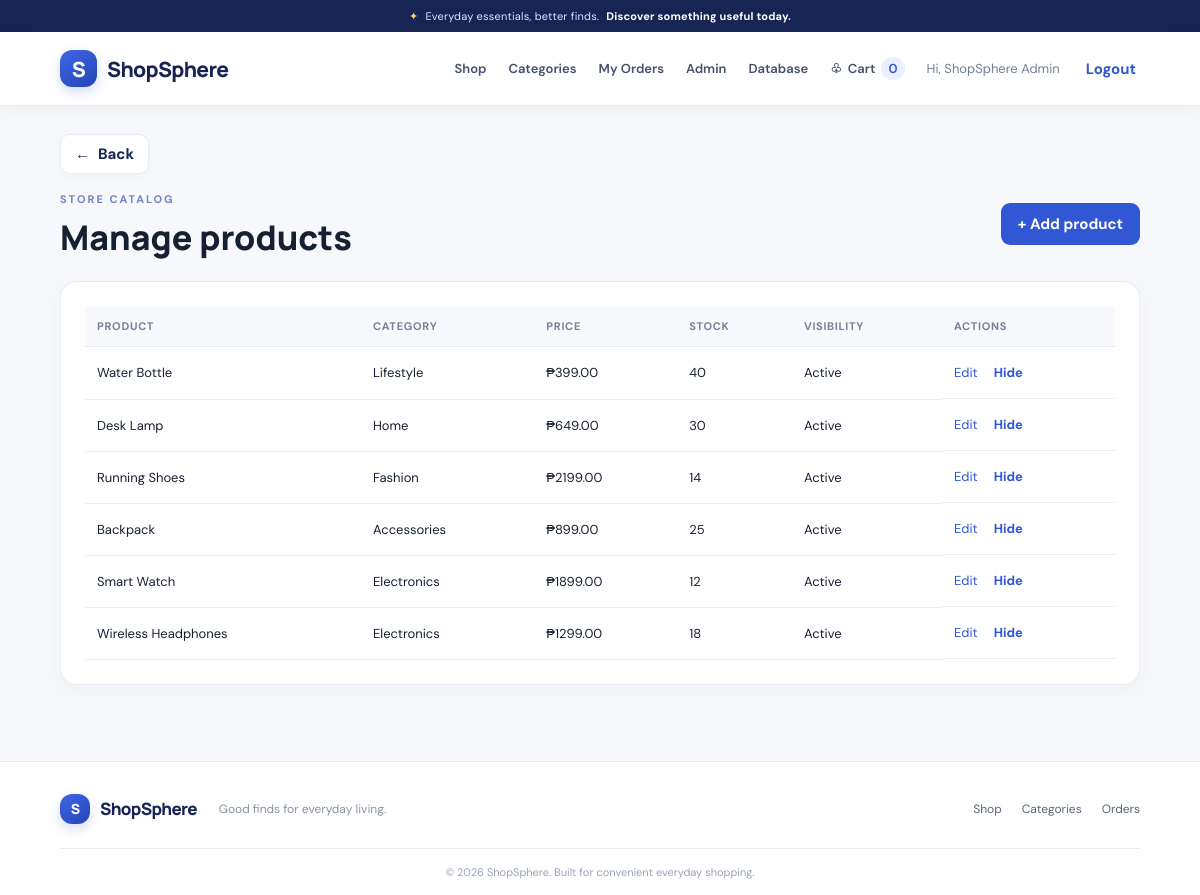
/admin/products (signed in), run on the app's committed database.
### tables this page shows
CREATE TABLE products (
            id INTEGER PRIMARY KEY AUTOINCREMENT,
            name TEXT NOT NULL,
            description TEXT NOT NULL DEFAULT '',
            category TEXT NOT NULL DEFAULT 'General',
            price REAL NOT NULL CHECK(price >= 0),
            stock INTEGER NOT NULL DEFAULT 0 CHECK(stock >= 0),
            image_url TEXT NOT NULL DEFAULT '',
            active INTEGER NOT NULL DEFAULT 1 CHECK(active IN (0, 1)),
            created_at TEXT NOT NULL DEFAULT CURRENT_TIMESTAMP
        );

### app.py (the view)
@app.route("/admin/products")
@admin_required
def admin_products():
    products = get_db().execute("SELECT * FROM products ORDER BY id DESC").fetchall()
    return render_template("admin_products.html", products=products)

### app.py (called while the page is built)
def get_db():
    if "db" not in g:
        g.db = sqlite3.connect(DATABASE, timeout=15)
        g.db.row_factory = sqlite3.Row
        g.db.execute("PRAGMA foreign_keys = ON")
        g.db.execute("PRAGMA busy_timeout = 15000")
    return g.db

def csrf_token():
    if "_csrf_token" not in session:
        session["_csrf_token"] = secrets.token_hex(24)
    return session["_csrf_token"]

@app.before_request
def protect_post_requests():
    if request.method == "POST":
        sent = request.form.get("_csrf_token", "")
        expected = session.get("_csrf_token", "")
        if not sent or not expected or not secrets.compare_digest(sent, expected):
            abort(400, description="Your form session expired. Please go back, refresh, and try again.")

def admin_required(view):
    @wraps(view)
    def wrapped(*args, **kwargs):
        if "user_id" not in session:
            flash("Please log in as an administrator.", "warning")
            return redirect(url_for("login"))
        if session.get("role") != "admin":
            abort(403)
        return view(*args, **kwargs)
    return wrapped

@app.context_processor
def inject_globals():
    count = 0
    if session.get("user_id"):
        row = get_db().execute(
            "SELECT COALESCE(SUM(quantity), 0) FROM cart_items WHERE user_id = ?",
            (session["user_id"],)
        ).fetchone()
        count = row[0] if row else 0
    return {"cart_count": count, "current_year": datetime.now().year}

### templates/admin_products.html (shortened to what this page needs)
{% extends "base.html" %}
{% block content %}
<div class="page-heading admin-heading"><div><p class="eyebrow">STORE CATALOG</p><h1>Manage products</h1></div><a class="btn btn-primary" href="{{ url_for('product_form') }}">+ Add product</a></div>
<div class="panel table-wrap"><table><thead><tr><th>Product</th><th>Category</th><th>Price</th><th>Stock</th><th>Visibility</th><th>Actions</th></tr></thead><tbody>
{% for p in products %}<tr><td>{{ p.name }}</td><td>{{ p.category }}</td><td>₱{{ '%.2f'|format(p.price) }}</td><td>{{ p.stock }}</td><td>{{ 'Active' if p.active else 'Hidden' }}</td><td class="action-cell"><a href="{{ url_for('product_form', product_id=p.id) }}">Edit</a><form method="post" action="{{ url_for('toggle_product', product_id=p.id) }}"><input type="hidden" name="_csrf_token" value="{{ csrf_token() }}"><button class="text-button">{{ 'Hide' if p.active else 'Show' }}</button></form></td></tr>{% else %}<tr><td colspan="6">No products found.</td></tr>{% endfor %}
</tbody></table></div>
{% endblock %}

### templates/base.html (shortened to what this page needs)
<!doctype html>
<html lang="en">
<head>
  <link rel="stylesheet" href="{{ url_for('static', filename='css/style.css') }}?v=3">
</head>
<body>
<div class="announcement-bar"><span>✦</span> Everyday essentials, better finds. <strong>Discover something useful today.</strong></div>
<header class="site-header">
  <a class="brand" href="{{ url_for('home') }}"><span class="brand-mark">S</span><span>ShopSphere</span></a>
  <nav class="nav-links" aria-label="Main navigation">
    <a href="{{ url_for('home') }}#products">Shop</a>
    <a href="{{ url_for('home') }}#categories">Categories</a>
    {% if session.get('user_id') %}
      <a href="{{ url_for('orders') }}">My Orders</a>
      {% if session.get('role') == 'admin' %}<a href="{{ url_for('admin_dashboard') }}">Admin</a><a href="{{ url_for('admin_database') }}">Database</a>{% endif %}
      <a class="nav-cart" href="{{ url_for('cart') }}"><span aria-hidden="true">♧</span> Cart <span class="cart-count">{{ cart_count }}</span></a>
      <span class="welcome">Hi, {{ session.get('full_name', 'User') }}</span>
      <form method="post" action="{{ url_for('logout') }}" class="inline-form"><input type="hidden" name="_csrf_token" value="{{ csrf_token() }}"><button class="nav-logout" type="submit">Logout</button></form>
    {% else %}
      <a href="{{ url_for('login') }}">Sign in</a>
      <a class="nav-register" href="{{ url_for('register') }}">Create account</a>
    {% endif %}
  </nav>
</header>
<main class="page-shell">
  {% if request.endpoint not in ['home', 'login', 'register'] %}
    <div class="back-row"><a class="back-button" href="{{ url_for('home') }}" onclick="if (document.referrer && new URL(document.referrer).origin === location.origin) { history.back(); return false; }">← <span>Back</span></a></div>
  {% endif %}
  {% block content %}{% endblock %}
</main>
<footer class="footer">
  <div class="footer-inner"><a class="brand footer-brand" href="{{ url_for('home') }}"><span class="brand-mark">S</span><span>ShopSphere</span></a><p>Good finds for everyday living.</p><div class="footer-links"><a href="{{ url_for('home') }}#products">Shop</a><a href="{{ url_for('home') }}#categories">Categories</a>{% if session.get('user_id') %}<a href="{{ url_for('orders') }}">Orders</a>{% endif %}</div></div>
  <div class="footer-bottom">© {{ current_year }} ShopSphere. Built for convenient everyday shopping.</div>
</footer>
</body>
</html>

### data on the page
products: name "Water Bottle", category "Lifestyle", price "399.00", stock "40", active "Active", active "Hide"
products: name "Desk Lamp", category "Home", price "649.00", stock "30", active "Active", active "Hide"
products: name "Running Shoes", category "Fashion", price "2199.00", stock "14", active "Active", active "Hide"
products: name "Backpack", category "Accessories", price "899.00", stock "25", active "Active", active "Hide"
products: name "Smart Watch", category "Electronics", price "1899.00", stock "12", active "Active", active "Hide"
products: name "Wireless Headphones", category "Electronics", price "1299.00", stock "18", active "Active", active "Hide"

### other printed values
{{ cart_count }} "0"
{{ session.get('full_name', 'User') }} "ShopSphere Admin"
